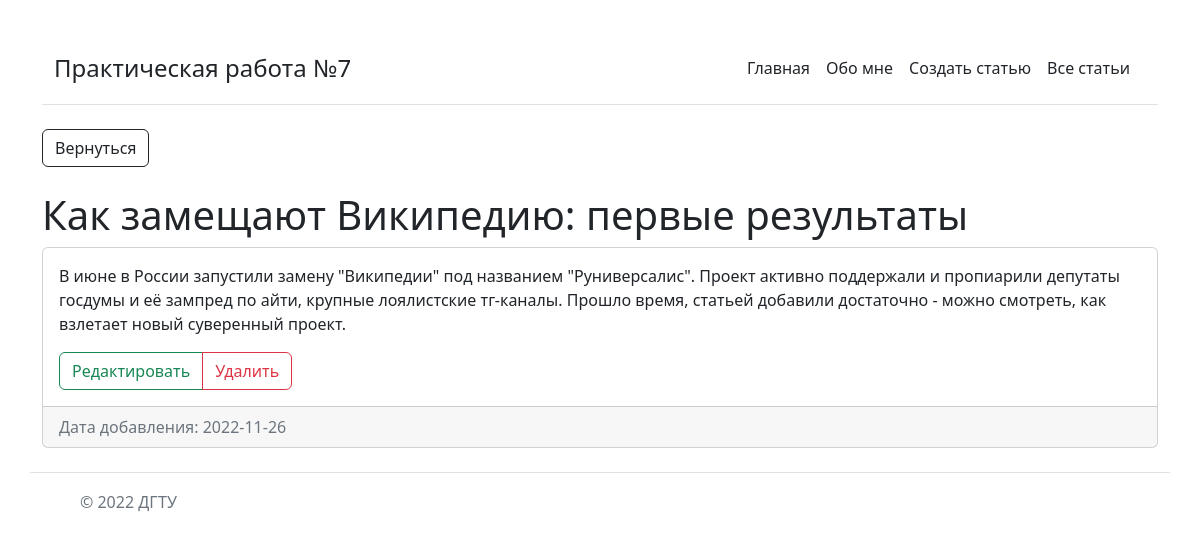
The app's page /posts/5 with its own data.
### app.py (models this page shows, shortened)
class Article(db.Model):  # type: ignore
    id = db.Column(db.Integer, primary_key=True)
    title = db.Column(db.String(100), nullable=False)
    intro = db.Column(db.String(300), nullable=False)
    text = db.Column(db.Text, nullable=False)
    date = db.Column(db.DateTime, default=datetime.utcnow)

### app.py (the view)
@app.route('/posts/<int:id>')
def post_detail(id):
    article = Article.query.get(id)
    return render_template("post_detail.html", article=article)

### templates/post_detail.html (shortened to what this page needs)
{% extends 'base.html' %}
{% block body %}
    <div class="container">
        <a href="/posts" type="button" class="btn btn-outline-dark">Вернуться</a><br><br>
        <h1>{{ article.title }}</h1>
        <div class="card">
            <div class="card-body">
              <p class="card-text">{{ article.text }}</p>
              <div class="btn-group" role="group" aria-label="Basic button group">
                <a href="/posts/{{ article.id }}/update" type="button" class="btn btn-outline-success">Редактировать</a>
                <a href="/posts/{{ article.id }}/delete" type="button" class="btn btn-outline-danger">Удалить</a>
              </div>
            </div>
            <div class="card-footer text-muted">
                Дата добавления: {{ article.date.date() }}
            </div>
        </div>
    </div>
{% endblock %}

### records on screen
Article: title "Как замещают Википедию: первые результаты", text "В июне в России запустили замену \"Википедии\" под названием \"Руниверсалис\". Проект активно поддержали и пропиарили депутаты госдумы и её зампред по айти, крупные лоялистские тг-каналы. Прошло время, статьей добавили достаточно - можно смотреть, как взлетает новый суверенный проект.", date "2022-11-26"
